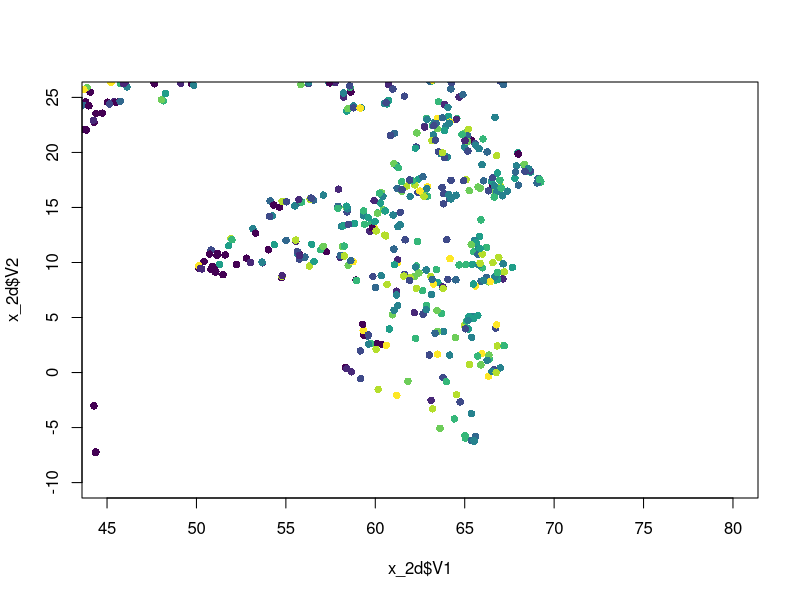
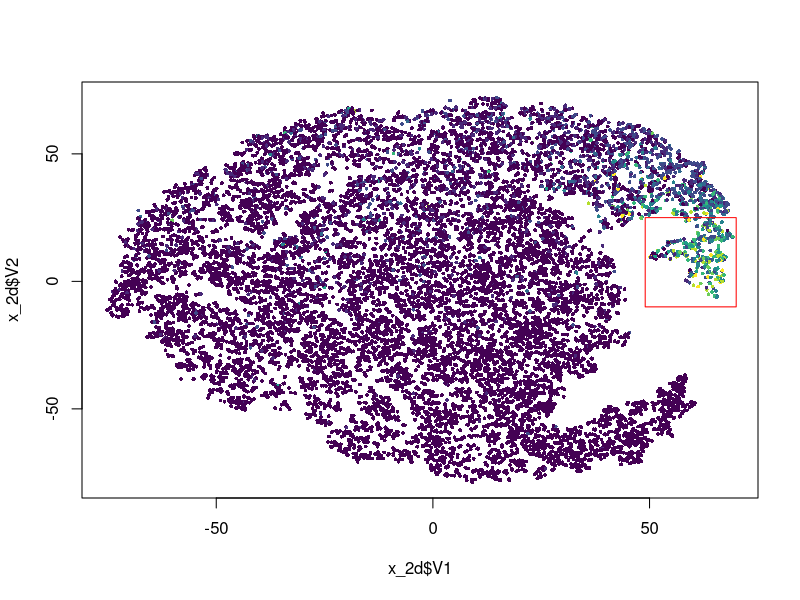

Here is the R script that generated these plots, in order:
setwd("~/Desktop/dl_project_1/tsne")
x_2d <- read.table(file = "x_2d_regression.csv", header = FALSE, sep = ";")
y <- read.table(file = "y_regression.csv", header = FALSE, sep = ";")
y <- as.numeric(unlist(y))

y_factor <- round(y / 10) + 1


library(viridis)
color = viridis(n = 10)

plot(x = x_2d$V1, y = x_2d$V2, pch = 16, cex = 1,  col = color[y_factor],
     xlim = c(45, 80), ylim = c(-10, 25))

identify(x = x_2d$V1, y = x_2d$V2, labels = rownames(x_2d))

plot(x = x_2d$V1, y = x_2d$V2, pch = 16, cex = .5,  col = color[y_factor])

rect(xleft = 49, ybottom = -10, xright = 70, ytop = 25, border = "red")
